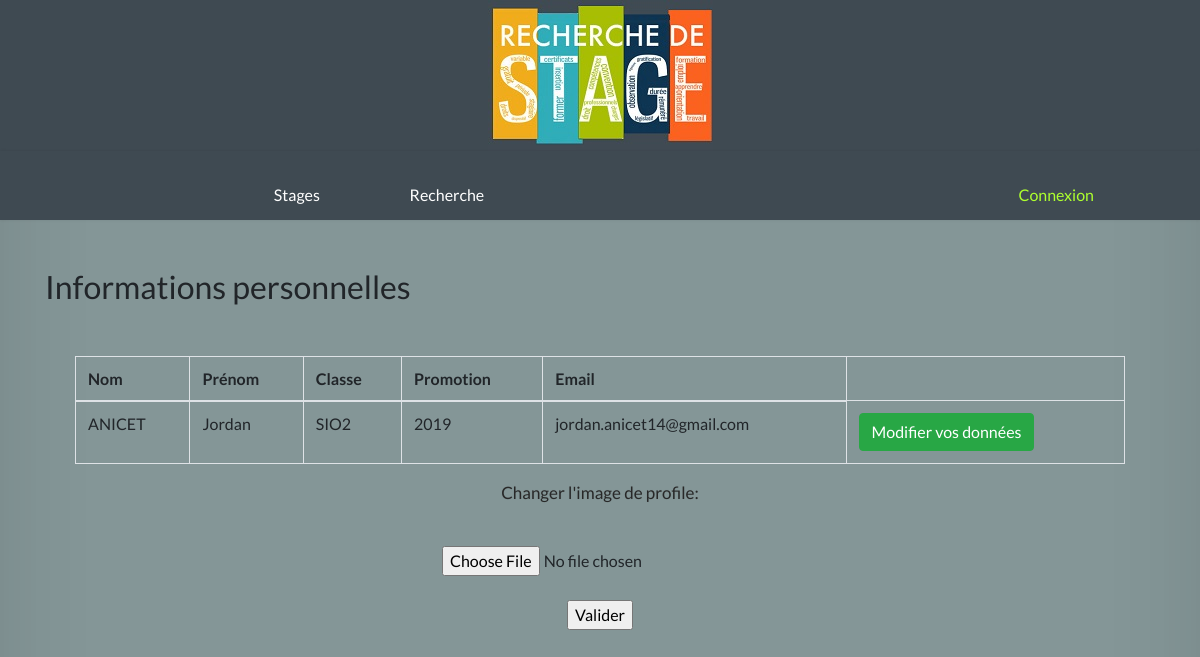
The page /infoutil.php (signed in) on the database its author committed.
### tables this page shows
CREATE TABLE `sta_etudiant` (
  `idetudiant` int(11) NOT NULL,
  `nom` varchar(50) NOT NULL,
  `prenom` varchar(50) NOT NULL,
  `idclasse` int(11) NOT NULL,
  `idpromotion` int(11) NOT NULL,
  `email` varchar(50) NOT NULL,
  `photo` varchar(50) NOT NULL,
  `mdp` varchar(60) NOT NULL,
  `type` int(11) DEFAULT 1,
  `attestStage` varchar(50) DEFAULT NULL,
  `accordStage` varchar(50) DEFAULT NULL,
  `eval` varchar(50) DEFAULT NULL
);

CREATE TABLE `sta_classe` (
  `idclasse` int(11) NOT NULL,
  `libelle_classe` varchar(50) NOT NULL
);

CREATE TABLE `sta_promotion` (
  `id_promotion` int(11) DEFAULT NULL,
  `libelle_promotion` char(255) DEFAULT NULL
);

### infoutil.php (the view, shortened to what this page needs)
<html lang="fr">
    <head>
        <link rel="stylesheet" type="text/css" href="style.css">
        <link rel="stylesheet" href="https://maxcdn.bootstrapcdn.com/bootstrap/4.0.0/css/bootstrap.min.css">
    </head>
    <body>
        <header>
            <?php
            include 'barrenav.php';
            ?>
        </header>
        <br />
        <div class="conteneur">
            <br />
            <div class="row">
                <br />
                <h2>Informations personnelles</h2>
            </div>
            <p>
                <br/>
            <div class="container">
                <tbody>
                <table class="table table-bordered">
                    <thead>
                        <tr>
                            <th data-column-id="nom">Nom</th>
                            <th data-column-id="prenom">Prénom</th>
                            <th data-column-id="IDclasse">Classe</th>
                            <th data-column-id="IDpromotion">Promotion</th>
                            <th data-column-id="email">Email</th>
                    </thead>
                    <tbody>
                        <?php
                        include 'connexion.php';
                        $reponse = $connection->query('SELECT * FROM sta_etudiant, sta_classe , sta_promotion WHERE sta_etudiant.idclasse = sta_classe.idclasse AND sta_etudiant.idpromotion = sta_promotion.id_promotion AND idetudiant =' . $_SESSION['code']);
                        while ($donnees = $reponse->fetch()) {
                            $don = '<tr>
                               <td>' . $donnees['nom'] . '</td>
                               <td>' . $donnees['prenom'] . '</td>
                               <td>' . $donnees['libelle_classe'] . '</td>
                               <td>' . $donnees['libelle_promotion'] . '</td>
                               <td>' . $donnees['email'] . '</td>';
                            echo $don;
                            echo '<td>';
                            echo '<a class="btn btn-success" href="modifutil.php?id=' . $donnees['idetudiant'] . '">Modifier vos données</a>';
                            echo '</td><p>';
                        }
                        ?>
                    </tbody>
                </table>
            </div>
            <div id="pfp">
                <form id="form2" action="upload.php" method="post" enctype="multipart/form-data">
                    <p id="p1">Changer l'image de profile:</p> <br />
                    <input type="file" name="avatar"><br />
                    <br><input id="sub1" type="submit" value="Valider" name="submit"><br />
                </form>
            </div>
        </div>
        <br><br>
    </body>
</html>

### asset/style.css (style rules this page uses)
body { font-family: Lato, Arial; margin: 0; padding: 0; box-shadow: 0px 0px 100px rgba(0, 0, 0, 0.1) inset; text-align: center; background-color: #849697; }
p { color: rgb(40, 40, 40); text-shadow: 0px 0px 1px rgba(50, 50, 50, 0.1); font-size: 17px; }
header { margin: 0; padding: 0; background-color: rgb(63, 74, 82); }
.conteneur { margin-left: 5%; margin-right: 5%; }

### rows shown on the page
sta_etudiant: nom "ANICET", prenom "Jordan", sta_classe.libelle_classe "SIO2", sta_promotion.libelle_promotion "2019", email "jordan.anicet14@gmail.com"
